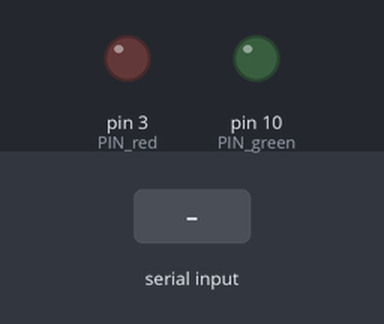
A program run on a simulated Arduino Nano, built with avr-gcc and run on an emulated ATmega328P. Parts: output pins drawn as LEDs (lit = HIGH). The test bench sets the inputs (shaded band).

Above: at 1.2 s.
1.3 s: "0" received over Serial
At 2.2 s:
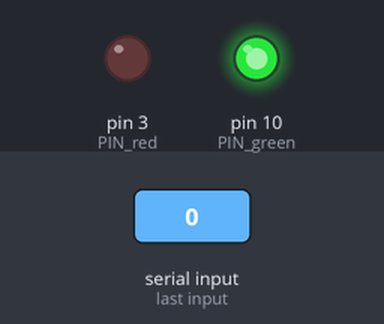
2.8 s: "1" received over Serial
At 3.4 s:
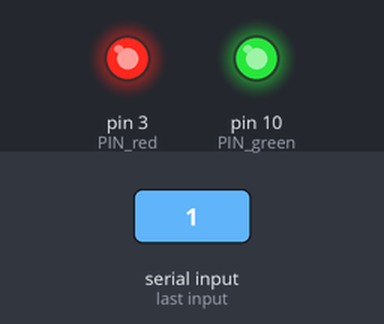
4.3 s: "2" received over Serial
At 5.7 s:
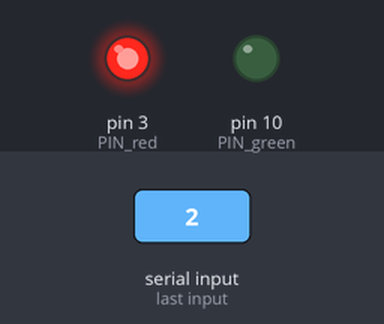
Timing chart, 0 to 7.3 s (numbered marks = the images above; inputs shaded):
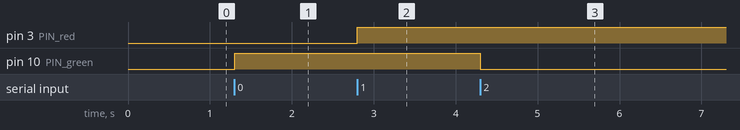

Measured:
- after the input at 1.3 s, pin 10 (PIN_green): LOW → HIGH at once
- after the input at 2.8 s, pin 3 (PIN_red): LOW → HIGH at once
- after the input at 4.3 s, pin 10 (PIN_green): HIGH → LOW at once

The program:

main.cpp
```cpp
#include <Arduino.h>

const int PIN_red = 3;
const int PIN_green = 10;

void setup() {
  Serial.begin(9600);

  pinMode(PIN_red, OUTPUT);
  pinMode(PIN_green, OUTPUT);

}

void loop() {
  if (Serial.available()>0) {
    char option = Serial.read();
    // Microphone and webcam disconnected
    if (option == '0'){
      digitalWrite(PIN_green, 255);
      digitalWrite(PIN_red, 0);
    }
    // Microphone connected and webcam disconnected
    if(option == '1'){
      digitalWrite(PIN_red, 255);
      digitalWrite(PIN_green, 255);
    }
    // Microphone connected and webcam connected
    if(option == '2'){
      digitalWrite(PIN_red, 255);
      digitalWrite(PIN_green, 0);
    }
  }
}
```
